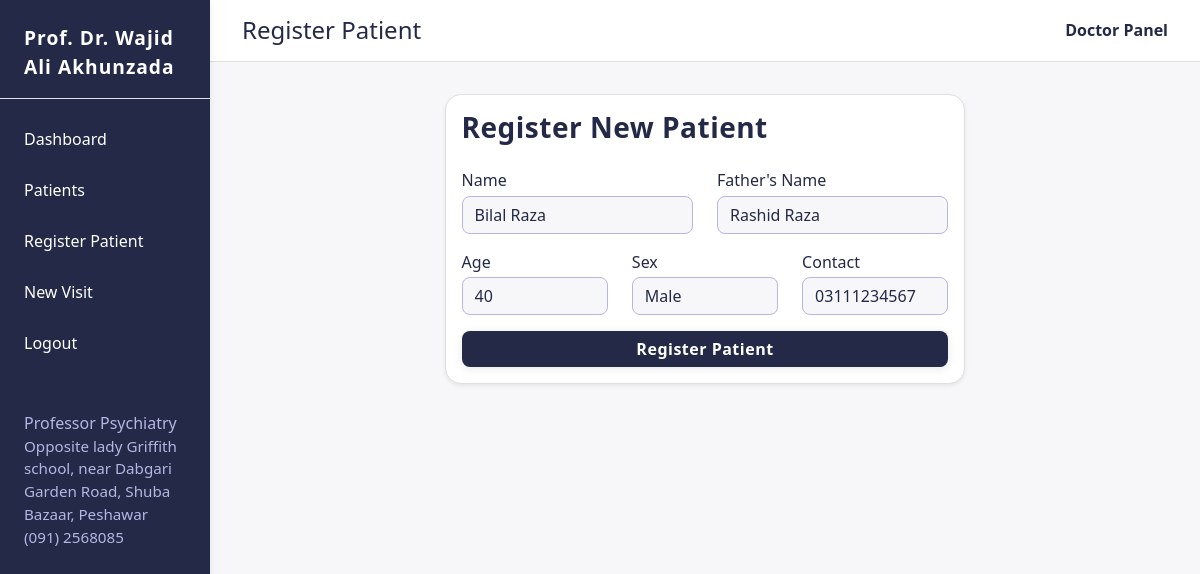
The app's page /edit_patient/3 (signed in) with its own data.
### models.py (models this page shows)
class Patient(db.Model):
    id = db.Column(db.Integer, primary_key=True)
    name = db.Column(db.String(120), nullable=False)
    father_name = db.Column(db.String(120), nullable=False)
    age = db.Column(db.Integer, nullable=False)
    sex = db.Column(db.String(10), nullable=False)
    contact = db.Column(db.String(50), nullable=False)
    visits = db.relationship('Visit', backref='patient', lazy=True)

### app.py (the view, shortened to what this page needs)
@app.route('/edit_patient/<int:patient_id>', methods=['GET', 'POST'])
@login_required
def edit_patient(patient_id):
    patient = Patient.query.get_or_404(patient_id)
    form = PatientForm(obj=patient)
    return render_template('register_patient.html', form=form, edit_mode=True)

### forms.py
class PatientForm(FlaskForm):
    name = StringField('Name', validators=[DataRequired(), Length(max=120)])
    father_name = StringField("Father's Name", validators=[DataRequired(), Length(max=120)])
    age = IntegerField('Age', validators=[DataRequired(), NumberRange(min=0, max=120)])
    sex = SelectField('Sex', choices=[('Male', 'Male'), ('Female', 'Female')], validators=[DataRequired()])
    contact = StringField('Contact', validators=[DataRequired(), Length(max=50)])
    submit = SubmitField('Register Patient')

### app.py (called while the page is built)
def login_required(f):
    @wraps(f)
    def decorated_function(*args, **kwargs):
        if 'doctor_id' not in session:
            return redirect(url_for('login'))
        return f(*args, **kwargs)
    return decorated_function

@app.context_processor
def inject_branding():
    return dict(CLINIC_BRAND=CLINIC_BRAND)

### templates/register_patient.html (shortened to what this page needs)
{% extends 'dashboard_base.html' %}
{% block page_title %}Register Patient{% endblock %}
{% block content %}
<div class="row justify-content-center">
  <div class="col-md-7">
    <div class="card shadow-sm">
      <div class="card-body">
        <h3 class="card-title mb-4">Register New Patient</h3>
        <form method="POST">
          <div class="row">
            <div class="col-md-6 mb-3">
              {{ form.name.label(class="form-label") }}
              {{ form.name(class="form-control") }}
            </div>
            <div class="col-md-6 mb-3">
              {{ form.father_name.label(class="form-label") }}
              {{ form.father_name(class="form-control") }}
            </div>
          </div>
          <div class="row">
            <div class="col-md-4 mb-3">
              {{ form.age.label(class="form-label") }}
              {{ form.age(class="form-control") }}
            </div>
            <div class="col-md-4 mb-3">
              {{ form.sex.label(class="form-label") }}
              {{ form.sex(class="form-select") }}
            </div>
            <div class="col-md-4 mb-3">
              {{ form.contact.label(class="form-label") }}
              {{ form.contact(class="form-control") }}
            </div>
          </div>
          <button type="submit" class="btn btn-success w-100">Register Patient</button>
        </form>
      </div>
    </div>
  </div>
</div>
{% endblock %}

### static/style.css (style rules this page uses)
body { background: #f7f7fa; font-family: 'Segoe UI', 'Roboto', 'Helvetica Neue', Arial, sans-serif; color: #232946; min-height: 100vh; }
.card { border-radius: 16px; background: #fff; box-shadow: 0 4px 24px 0 rgba(24, 28, 36, 0.08), 0 1.5px 4px 0 rgba(0,0,0,0.03); border: 1px solid #e0e0e0; transition: box-shadow 0.3s, border 0.3s; }
.card-title { font-weight: 700; color: #232946; letter-spacing: 0.5px; }
.btn-primary, .btn-success, .btn-outline-secondary { border-radius: 8px; font-weight: 600; letter-spacing: 0.5px; background: #232946; color: #fff; border: none; box-shadow: 0 2px 8px 0 rgba(24, 28, 36, 0.10); transition: background 0.2s, color 0.2s, box-shadow 0.2s, transform 0.2s; position: relative; overflow: hidden; }
input.form-control, select.form-select, textarea.form-control { border-radius: 8px; border: 1.5px solid #b6b6e5; background: #f7f7fa; color: #232946; box-shadow: none; transition: border 0.2s, box-shadow 0.2s, background 0.2s; outline: none; position: relative; }
.form-label { font-weight: 500; color: #232946; margin-bottom: 0.2rem; }

### templates/dashboard_base.html (style rules this page uses)
body, html { height: 100%; }

### records on screen
Patient: name "Bilal Raza", father_name "Rashid Raza", age "40", sex "Male", contact "03111234567"

### other values on screen
{{ CLINIC_BRAND.doctor }} "Prof. Dr. Wajid Ali Akhunzada"
{{ CLINIC_BRAND.title }} "Professor Psychiatry"
{{ CLINIC_BRAND.clinic }} "Opposite lady Griffith school, near Dabgari Garden Road, Shuba Bazaar, Peshawar"
{{ CLINIC_BRAND.phone }} "(091) 2568085"
